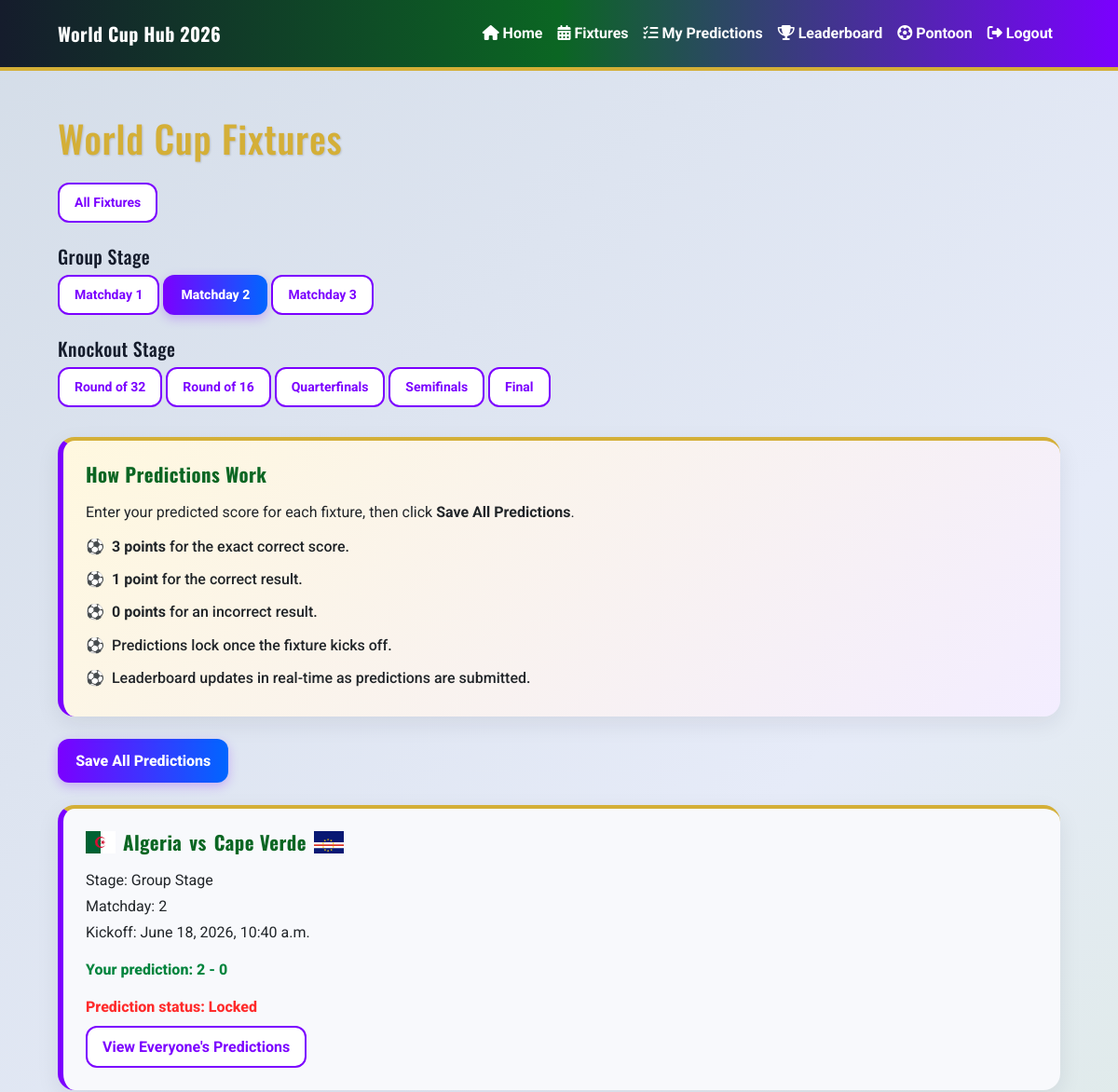
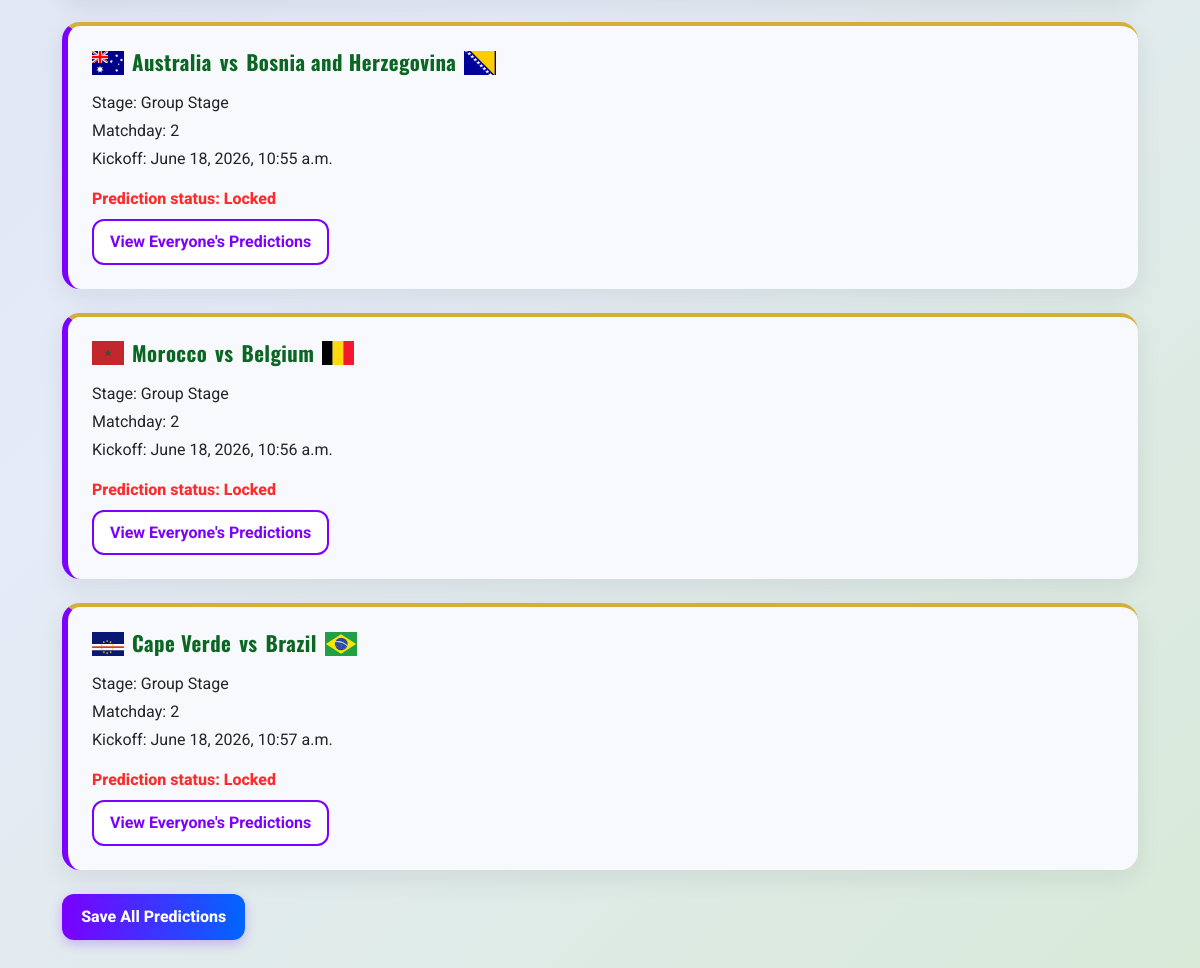
The app's page /fixtures/group-stage/matchday/2/ (signed in) with its own data (2 pictures, top to bottom).
### predictor/models.py (models this page shows, shortened)
class Fixture(models.Model):
    STAGE_CHOICES = [
        ('Group Stage', 'Group Stage'),
        ('Round of 32', 'Round of 32'),
        ('Round of 16', 'Round of 16'),
        ('Quarterfinals', 'Quarterfinals'),
        ('Semifinals', 'Semifinals'),
        ('Final', 'Final'),
    ]
    home_team = models.ForeignKey(
        Team,
        on_delete=models.CASCADE,
        related_name='home_fixtures'
    )
    away_team = models.ForeignKey(
        Team,
        on_delete=models.CASCADE,
        related_name='away_fixtures'
    )
    stadium = models.ForeignKey(
        Stadium,
        on_delete=models.SET_NULL,
        related_name='fixtures',
        null=True,
        blank=True
    )
    stage = models.CharField(max_length=20, choices=STAGE_CHOICES)
    matchday = models.PositiveIntegerField(
        blank=True,
        null=True
    )
    kickoff_time = models.DateTimeField()
    home_team_score = models.PositiveIntegerField(blank=True, null=True)
    away_team_score = models.PositiveIntegerField(blank=True, null=True)
    class Meta:
        ordering = ['kickoff_time']
    def predictions_locked(self):
        lock_time = self.kickoff_time + timedelta(minutes=1)
        return timezone.now() >= lock_time

class Team(models.Model):
    GROUP_CHOICES = [
        ('A', 'Group A'),
        ('B', 'Group B'),
        ('C', 'Group C'),
        ('D', 'Group D'),
        ('E', 'Group E'),
        ('F', 'Group F'),
        ('G', 'Group G'),
        ('H', 'Group H'),
        ('I', 'Group I'),
        ('J', 'Group J'),
        ('K', 'Group K'),
        ('L', 'Group L'),
    ]
    name = models.CharField(max_length=100)
    group = models.CharField(max_length=1, choices=GROUP_CHOICES)
    manager = models.CharField(max_length=100, blank=True, null=True)
    captain = models.CharField(max_length=100, blank=True, null=True)
    best_world_cup_finish = models.CharField(max_length=100, blank=True, null=True)
    best_world_cup_year = models.CharField(max_length=100, blank=True, null=True)
    def __str__(self):
        return self.name

class Prediction(models.Model):
    user = models.ForeignKey(
        User,
        on_delete=models.CASCADE,
        related_name='predictions'
    )
    fixture = models.ForeignKey(
        Fixture,
        on_delete=models.CASCADE,
        related_name='predictions'
    )
    predicted_home_score = models.PositiveIntegerField()
    predicted_away_score = models.PositiveIntegerField()
    points_awarded = models.IntegerField(default=0)
    created_at = models.DateTimeField(auto_now_add=True)
    class Meta:
        unique_together = ('user', 'fixture')
        ordering = ['fixture__kickoff_time']

### predictor/views.py (the view)
# urls.py: path("fixtures/", views.fixture_list, name="fixtures"),
@login_required
def fixture_list(request, stage=None, matchday=None):
    stages = Fixture.STAGE_CHOICES
    if matchday:
        fixtures = Fixture.objects.filter(
            stage="Group Stage",
            matchday=matchday
        )
        selected_stage = "Group Stage"
        selected_matchday = matchday
    elif stage:
        fixtures = Fixture.objects.filter(stage=stage)
        selected_stage = stage
        selected_matchday = None
    else:
        fixtures = Fixture.objects.all()
        selected_stage = "all"
        selected_matchday = None
    predictions = Prediction.objects.filter(user=request.user)
    prediction_map = {}
    for prediction in predictions:
        prediction_map[prediction.fixture.id] = prediction
    for fixture in fixtures:
        fixture.user_prediction = prediction_map.get(fixture.id)
    context = {
        "fixtures": fixtures,
        "stages": stages,
        "selected_stage": selected_stage,
        "selected_matchday": selected_matchday,
    }
    return render(request, "predictor/fixture_list.html", context)

### predictor/templates/predictor/fixture_list.html (shortened to what this page needs)
{% extends "base.html" %} {% load static %} {% block title %} Fixtures | World Cup Hub 2026 {% endblock %} {% block content %}
<section class="container py-5">
  <h1 class="mb-4">World Cup Fixtures</h1>
  <div class="mb-4">
    <a href="{% url 'fixtures' %}" class="btn btn-sm mb-2 {% if selected_stage == 'all' %}wc-btn-primary{% else %}btn-outline-primary{% endif %}"> All Fixtures </a>
    <h2 class="h5 mt-3">Group Stage</h2>
    <a href="{% url 'fixtures_by_matchday' 1 %}" class="btn btn-sm mb-2 {% if selected_matchday == 1 %}wc-btn-primary{% else %}btn-outline-primary{% endif %}"> Matchday 1 </a>
    <a href="{% url 'fixtures_by_matchday' 2 %}" class="btn btn-sm mb-2 {% if selected_matchday == 2 %}wc-btn-primary{% else %}btn-outline-primary{% endif %}"> Matchday 2 </a>
    <a href="{% url 'fixtures_by_matchday' 3 %}" class="btn btn-sm mb-2 {% if selected_matchday == 3 %}wc-btn-primary{% else %}btn-outline-primary{% endif %}"> Matchday 3 </a>
    <h2 class="h5 mt-3">Knockout Stage</h2>
    {% for stage_value, stage_label in stages %} {% if stage_value != "Group Stage" %}
    <a href="{% url 'fixtures_by_stage' stage_value %}" class="btn btn-sm mb-2 {% if selected_stage == stage_value %}wc-btn-primary{% else %}btn-outline-primary{% endif %}"> {{ stage_label }} </a>
    {% endif %} {% endfor %}
  </div>
  <div class="card mb-4 fixture-help-card">
    <div class="card-body">
      <h2 class="h5">How Predictions Work</h2>
      <p class="mb-2">
        Enter your predicted score for each fixture, then click
        <strong>Save All Predictions</strong>.
      </p>
      <ul class="instruction-list mb-0">
        <li><strong>3 points</strong> for the exact correct score.</li>
        <li><strong>1 point</strong> for the correct result.</li>
        <li><strong>0 points</strong> for an incorrect result.</li>
        <li>Predictions lock once the fixture kicks off.</li>
        <li>Leaderboard updates in real-time as predictions are submitted.</li>
      </ul>
    </div>
  </div>
  <form method="POST" action="{% url 'save_all_predictions' %}">
    <button type="submit" class="wc-btn-primary mb-4">Save All Predictions</button>
    <div class="row">
      {% for fixture in fixtures %}
      <div class="col-12 mb-4" id="fixture-{{ fixture.id }}">
        <div class="card shadow-sm">
          <div class="card-body">
            <h2 class="h5 d-flex align-items-center flex-wrap gap-2">
              <img src="{% static 'images/flags/' %}{{ fixture.home_team.name|slugify }}.svg" alt="{{ fixture.home_team.name }} flag" width="32" />
              <span>{{ fixture.home_team }}</span>
              <span>vs</span>
              <span>{{ fixture.away_team }}</span>
              <img src="{% static 'images/flags/' %}{{ fixture.away_team.name|slugify }}.svg" alt="{{ fixture.away_team.name }} flag" width="32" />
            </h2>
            <p class="mb-1">Stage: {{ fixture.get_stage_display }}</p>
            {% if fixture.matchday %}
            <p class="mb-1">Matchday: {{ fixture.matchday }}</p>
            {% endif %}
            <p class="mb-0">Kickoff: {{ fixture.kickoff_time }}</p>
            {% if fixture.user_prediction %}
            <p class="mt-3 mb-0 text-success">Your prediction: {{ fixture.user_prediction.predicted_home_score }} - {{ fixture.user_prediction.predicted_away_score }}</p>
            {% endif %}
            {% if fixture.predictions_locked %}
            <p class="text-danger mt-3 mb-0">Prediction status: Locked</p>
            <a href="{% url 'fixture_predictions' fixture.id %}" class="wc-btn-outline mt-2"> View Everyone's Predictions </a>
            {% endif %}
          </div>
        </div>
      </div>
      {% empty %}
      <p>No fixtures available.</p>
      {% endfor %}
    </div>
    <button type="submit" class="wc-btn-primary mb-4">Save All Predictions</button>
  </form>
</section>
{% endblock %}

### static/css/style.css (style rules this page uses)
:root { --wc-purple: #7b00ff; --wc-blue: #0066ff; --wc-red: #ff2b2b; --wc-green: #00843d; --wc-pitch-green: #0b6623; --wc-gold: #d4af37; --wc-gold-light: #f5d76e; --wc-dark: #151c2c; --wc-light: #eef1ff; --wc-card: #f8f9fc; --wc-white: #ffffff; }
body { background: linear-gradient( 135deg, #d4dde8 0%, #e6ebf8 50%, #d8ead8 100% ); color: var(--wc-dark); font-family: "Roboto", Arial, sans-serif; }
.container { max-width: 1100px; }
h1, h2, h3, h4, h5, .navbar-brand { font-family: "Oswald", sans-serif; letter-spacing: 0.02em; }
h1 { color: var(--wc-gold); text-shadow: 1px 1px 2px rgba(0, 0, 0, 0.15); }
h2, h3, h4, h5 { color: var(--wc-dark); }
.fixture-help-card h2, .pontoon-team-panel h2, .card h2.h5 { color: var(--wc-pitch-green); font-size: 1.3rem; font-weight: 700; margin-bottom: 1rem; }
.card { background: var(--wc-card); border: none; border-top: 4px solid var(--wc-gold); border-radius: 18px; box-shadow: 0 8px 24px rgba(21, 28, 44, 0.08) !important; }
.card-body { padding: 1.5rem; }
.btn-primary, .btn-success, .wc-btn-primary { background: linear-gradient( 90deg, var(--wc-purple), var(--wc-blue) ) !important; border: none !important; border-radius: 12px; box-shadow: 0 4px 12px rgba(123, 0, 255, 0.25); color: var(--wc-white) !important; font-weight: 800; padding: 0.7rem 1.2rem; transition: all 0.3s ease; }
.wc-btn-outline, .btn-outline-primary { background: var(--wc-white); border: 2px solid var(--wc-purple); border-radius: 12px; color: var(--wc-purple); display: inline-block; font-weight: 700; padding: 0.55rem 1rem; text-decoration: none; transition: all 0.3s ease; }
.fixture-help-card { background: linear-gradient( 135deg, #fff8df, #f3edff ); border-left: 6px solid var(--wc-purple) !important; border-radius: 18px; }
.fixture-card, .card.shadow-sm { border-left: 6px solid var(--wc-purple); }
.text-success { color: var(--wc-green) !important; font-weight: 800; }
.text-danger { color: var(--wc-red) !important; font-weight: 800; }
.instruction-list { list-style: none; margin-bottom: 0; padding-left: 0; }
.instruction-list li { font-weight: 500; padding: 0.35rem 0; }
.instruction-list li::before { content: "⚽"; margin-right: 0.5rem; }

### records on screen
Fixture: shows a picture, home_team "Algeria", away_team "Cape Verde", stage "Group Stage", matchday "2", kickoff_time "June 18, 2026, 10:40 a.m.", user_prediction.predicted_home_score "2", user_prediction.predicted_away_score "0", shows "Prediction status: Locked"
Fixture: shows a picture, home_team "Australia", away_team "Bosnia and Herzegovina", stage "Group Stage", matchday "2", kickoff_time "June 18, 2026, 10:55 a.m.", shows "Prediction status: Locked"
Fixture: shows a picture, home_team "Morocco", away_team "Belgium", stage "Group Stage", matchday "2", kickoff_time "June 18, 2026, 10:56 a.m.", shows "Prediction status: Locked"
Fixture: shows a picture, home_team "Cape Verde", away_team "Brazil", stage "Group Stage", matchday "2", kickoff_time "June 18, 2026, 10:57 a.m.", shows "Prediction status: Locked"

### other values on screen
{{ stage_label }} "Round of 32" "Round of 16" "Quarterfinals" "Semifinals" "Final"
